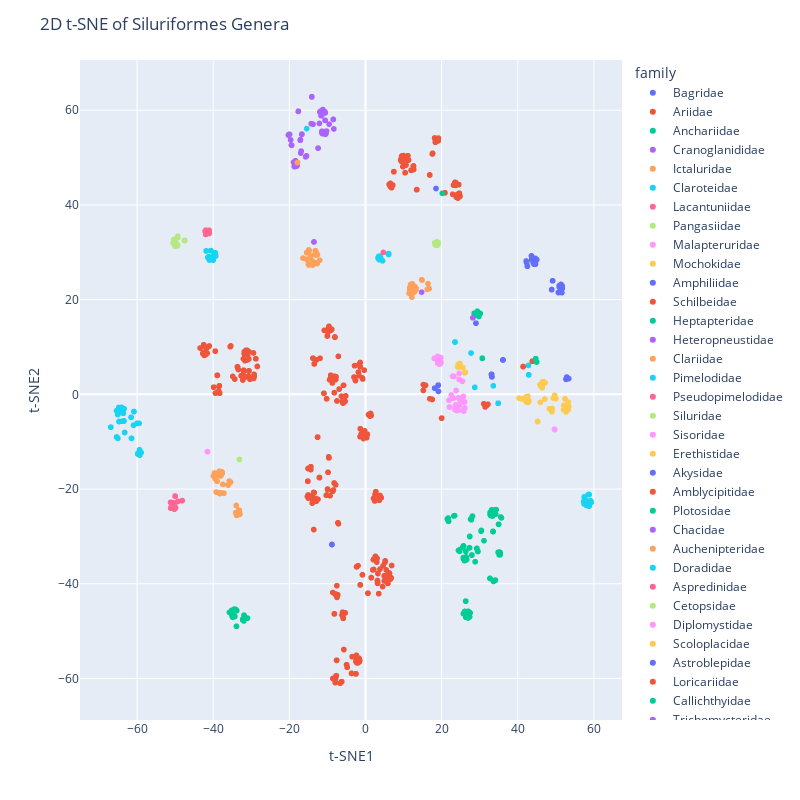

The cell this chart's notebook holds for it:
### Code cell
current_order = 'Siluriformes'  # Change this to visualize a different order
df_tsne = pd.read_csv(tsne_by_order_output_dir / f"{current_order}_2D_tSNE_sklearn.csv", index_col=0)
# Create the scatter plot.

fig = px.scatter(df_tsne, x='x', y='y', color='family', hover_name=df_tsne.index)
fig.update_layout(title=f"2D t-SNE of {current_order} Genera", xaxis_title="t-SNE1", yaxis_title="t-SNE2")
fig.update_layout(height=800, width=800)
fig.show()
